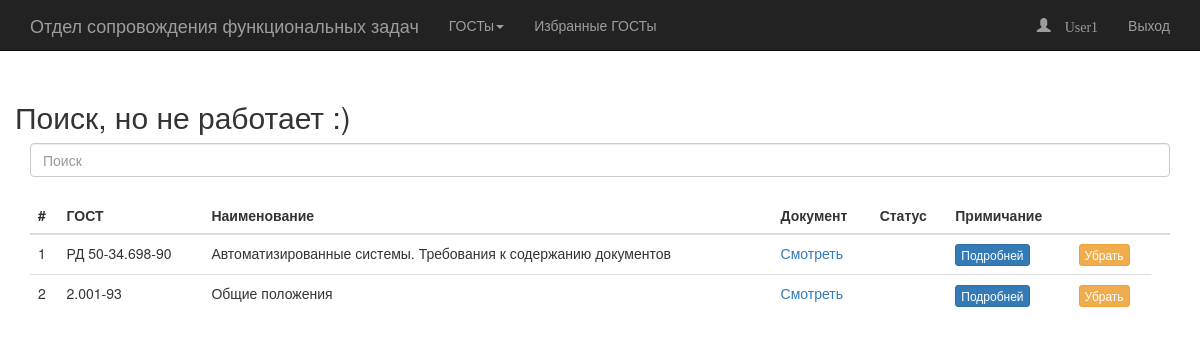
/t_view1.php (signed in), run on the app's committed database.
### tables this page shows
CREATE TABLE IF NOT EXISTS `gost` (
  `gost_id` int(11) NOT NULL AUTO_INCREMENT,
  `gost_number` varchar(15) NOT NULL,
  `gost_name` varchar(1024) NOT NULL,
  `gost_status` int(11) NOT NULL,
  `gost_type` int(11) NOT NULL,
  `gost_upload_name` varchar(1024) NOT NULL,
  `gost_text` text NOT NULL,
  `gost_comment` varchar(1024) NOT NULL,
  `gost_favorites` int(1) DEFAULT NULL,
  PRIMARY KEY (`gost_id`)
);

### function/func_all.php (the view, shortened to what this page needs)
<?php
function querySQLFav($host, $dbname, $userdb, $pass, $user_id, $query) {
	$counter =1;
	try {
		$db = new PDO("mysql:host=$host;dbname=$dbname", $userdb, $pass);
		$db->setAttribute(PDO::ATTR_ERRMODE, PDO::ERRMODE_EXCEPTION);
		$db->exec("set names utf8");
		$stmt = $db->prepare($query);
		$stmt->bindParam(':user_id', $user_id);
		$stmt->execute();
		while($row = $stmt->fetch()){
			echo
			'<tr>
			<td>'.$counter++.'</td>
			<td>'. $row['gost_number'] .'</td>
			<td>'.$row['gost_name'].'</td>
			<td><a href="gost/'.$row['gost_upload_name'].'">Смотреть</a></td>
			<td>'.$row['gost_comment'].'</td>
			<form action="view_html_new.php">
				<td><input type="hidden"  name="gost_id" value='.$row['gost_id'].'><button type="submit" class="btn btn-xs btn-primary">Подробней</button></td>
			</form>
			<form action="function\func_del_fav.php">
				<td><input type="hidden"  name="gost_id" value='.$row['gost_id'].'><button type="submit" class="btn btn-xs btn-warning">Убрать</button></td>
			</form>
			</tr>';
			};
	}
	catch(PDOException $e) {
		echo $e->getMessage();
	}
}
?>

### t_view1.php (style rules this page uses)
body { margin-top: 60px; }

### data on the page
gost: gost_number "РД 50-34.698-90", gost_name "Автоматизированные системы. Требования к содержанию документов"
gost: gost_number "2.001-93", gost_name "Общие положения"

### other printed values
$user "User1"
